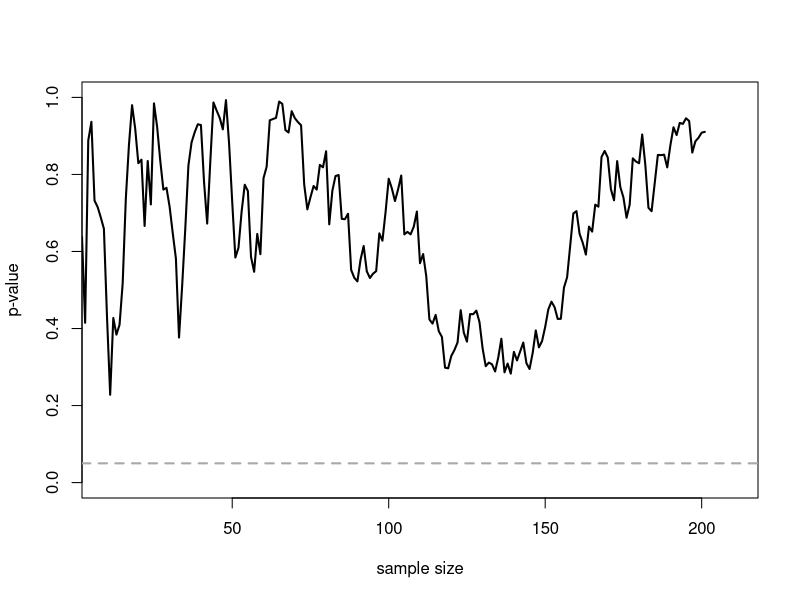

The R source for this figure:
n<-200 #total number of datapoints (per condition) you are willing to collect after the initial 10

D<-0 #True effect size (Keep SD below to 1, otherwise, this is just mean difference, not d)
SD<-1 #Set True standard deviation.

p<-numeric(n) #store p-values
x<-numeric(n) #store x-values
y<-numeric(n) #store y-values

n<-n+10 #script calculates p-values after 10 people in each condition,
#so add 10 to number of datapoints

for(i in 10:n){ #for each simulated participants after the first 10
  x[i]<-rnorm(n = 1, mean = 0, sd = SD)
  y[i]<-rnorm(n = 1, mean = D, sd = SD)
  z<-t.test(x[1:i],y[1:i], var.equal=TRUE) #perform the t-test
  p[i]<-z$p.value
}

p<-p[10:n] #Remove first 10 empty p-values

#Create the plot
#png(file="p-value_over_time.png",width=4000,height=2000, , units = "px", res = 500)
plot(0, col="red", lty=1, lwd=3, ylim=c(0,1), xlim=c(10,n), type="l", xlab='sample size',
ylab='p-value', cex.lab=1, cex.axis=1)
lines(p, lwd=2)
abline(h=0.05, col="darkgrey", lty=2, lwd=2) #draw ine at p = 0.05
#dev.off()

min(p) #Return lowest p-value from all looks
cat("The lowest p-value was observed at sample size",which.min(p)+10)
#Return the sample size at which the p-value was smallest
cat("The p-value dropped below 0.05 for the first time at sample size",which(p<0.05)[1]+10)
#Return the sample size at which the p-value dropped below 0.05 for the first
